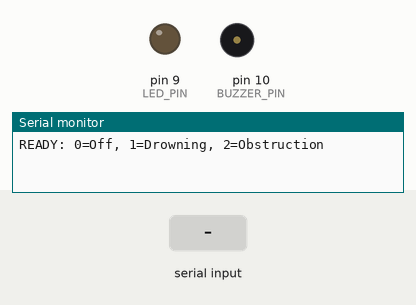
A sketch run on a simulated Arduino Uno, built with avr-gcc and run on an emulated ATmega328P. Shown: output pins drawn as LEDs (lit = HIGH), buzzer (waves = sounding), the last lines printed to the serial monitor. Inputs (shaded band) come from the test bench.

Above: at 1.2 s.
1.3 s: "2\n" received over Serial
At 1.7 s:
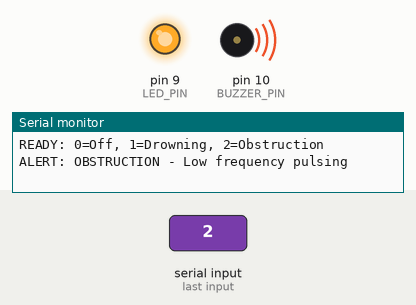
4.3 s: "1\n" received over Serial
At 5.2 s:
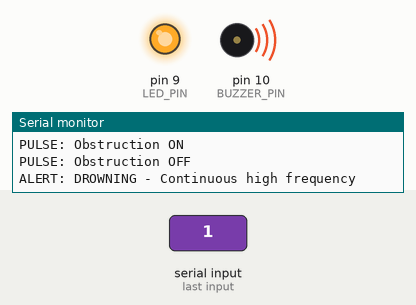
5.8 s: "0\n" received over Serial
At 6.3 s:
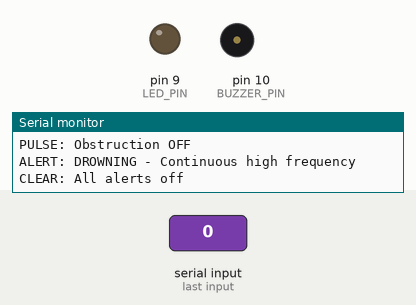
Timing chart, 0 to 8.8 s (numbered marks = the images above; inputs shaded):
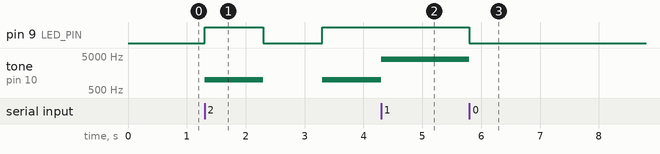

The sketch:

light_n_buzzer.ino
```cpp
// ARDUINO CODE - FIXED FOR PYTHON TRANSMITTER
const int LED_PIN = 9;
const int BUZZER_PIN = 10;

// Frequencies
const int DROWNING_FREQ = 4000;      // High frequency
const int OBSTRUCTION_FREQ = 1000;   // Low frequency

// Pulsing control
unsigned long lastPulseTime = 0;
const unsigned long PULSE_INTERVAL = 1000;  // 1s on / 1s off
bool pulseState = false;

// Alert states
bool drowningActive = false;
bool obstructionActive = false;

void setup() {
  pinMode(LED_PIN, OUTPUT);
  pinMode(BUZZER_PIN, OUTPUT);
  Serial.begin(9600);
  Serial.println("READY: 0=Off, 1=Drowning, 2=Obstruction");
}

void loop() {

  // HANDLE SERIAL INPUT
  if (Serial.available() > 0) {
    char cmd = Serial.read();

    // Ignore newline + carriage return
    if (cmd == '\n' || cmd == '\r') return;

    handleCommand(cmd);
  }

  // HANDLE OBSTRUCTION PULSE (ONLY IF ACTIVE)
  if (obstructionActive && !drowningActive) {
    unsigned long currentTime = millis();

    if (currentTime - lastPulseTime >= PULSE_INTERVAL) {
      pulseState = !pulseState;
      lastPulseTime = currentTime;

      if (pulseState) {
        digitalWrite(LED_PIN, HIGH);
        tone(BUZZER_PIN, OBSTRUCTION_FREQ);
        Serial.println("PULSE: Obstruction ON");
      } else {
        digitalWrite(LED_PIN, LOW);
        noTone(BUZZER_PIN);
        Serial.println("PULSE: Obstruction OFF");
      }
    }
  }
}

void handleCommand(char command) {

  // ========== DROWNING ==========
  if (command == '1') {
    drowningActive = true;
    obstructionActive = false;

    digitalWrite(LED_PIN, HIGH);
    tone(BUZZER_PIN, DROWNING_FREQ);

    Serial.println("ALERT: DROWNING - Continuous high frequency");
  }

  // ========== OBSTRUCTION (PULSING) ==========
  else if (command == '2') {
    drowningActive = false;
    obstructionActive = true;

    pulseState = true;                  // Start ON
    lastPulseTime = millis();           // Reset timer
    digitalWrite(LED_PIN, HIGH);
    tone(BUZZER_PIN, OBSTRUCTION_FREQ);

    Serial.println("ALERT: OBSTRUCTION - Low frequency pulsing");
  }

  // ========== CLEAR EVERYTHING ==========
  else if (command == '0') {
    drowningActive = false;
    obstructionActive = false;

    digitalWrite(LED_PIN, LOW);
    noTone(BUZZER_PIN);

    pulseState = false; // RESET pulse

    Serial.println("CLEAR: All alerts off");
  }

  // ========== UNKNOWN COMMAND ==========
  else {
    Serial.print("UNKNOWN COMMAND: ");
    Serial.println(command);
  }
}
```

Measured:
- after the input at 1.3 s, pin 9 (LED_PIN): LOW → HIGH at once, → LOW 1.0 s later, → HIGH 1.0 s later; tone on pin 10 (BUZZER_PIN): silent → 1000 Hz at once, → silent 1.0 s later, → 1000 Hz 1.0 s later
- after the input at 4.3 s, pin 9 (LED_PIN): stays HIGH (without the input it goes to LOW after 0.00 s)
- after the input at 5.8 s, pin 9 (LED_PIN): HIGH → LOW at once; tone on pin 10 (BUZZER_PIN): 4000 Hz → silent at once
